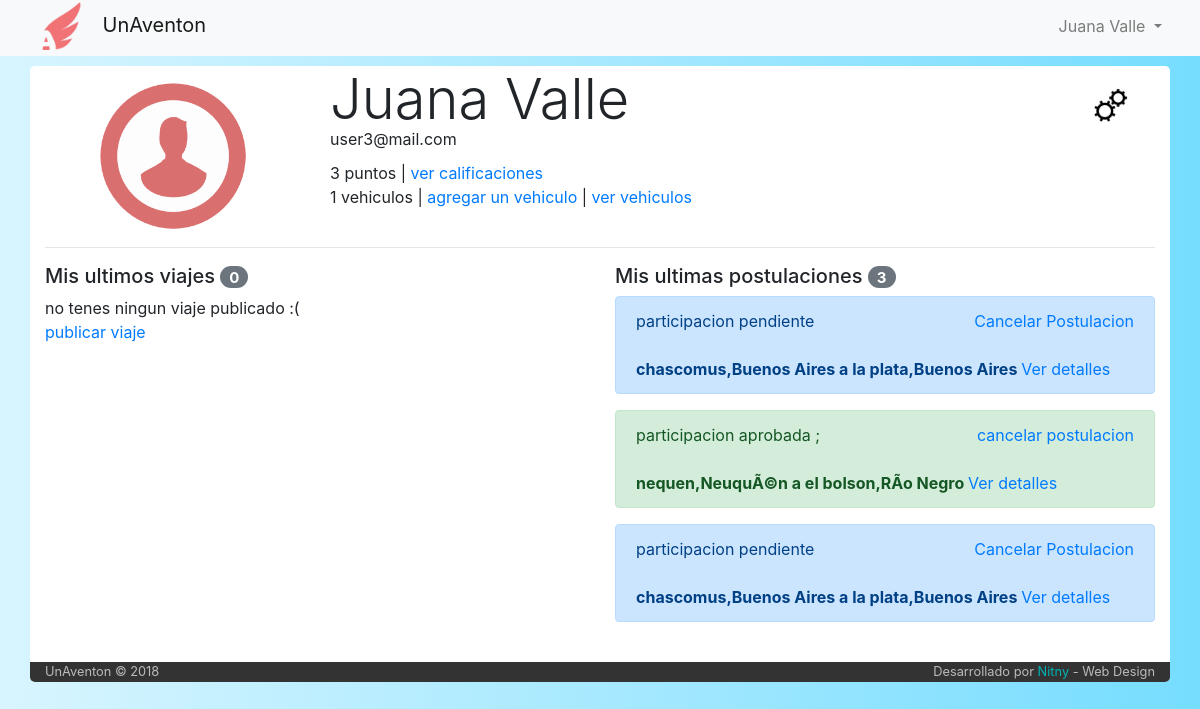
/perfil (signed in), run on the app's committed database.
### tables this page shows
CREATE TABLE IF NOT EXISTS `usuario` (
  `idUser` int(6) NOT NULL AUTO_INCREMENT,
  `email` varchar(50) NOT NULL,
  `clave` varchar(50) NOT NULL,
  `nombre` varchar(50) NOT NULL,
  `apellido` varchar(50) NOT NULL,
  `admin` int(1) NOT NULL DEFAULT '0',
  PRIMARY KEY (`idUser`)
);

CREATE TABLE IF NOT EXISTS `participacion` (
  `idParticipacion` int(6) NOT NULL AUTO_INCREMENT,
  `idUsuario` int(6) NOT NULL,
  `idViaje` int(6) NOT NULL,
  `fecha_solicitud` datetime NOT NULL,
  `estado` int(1) NOT NULL DEFAULT '1',
  PRIMARY KEY (`idParticipacion`)
);

CREATE TABLE IF NOT EXISTS `estado_participacion` (
  `idEstado` int(1) NOT NULL AUTO_INCREMENT,
  `color` varchar(14) NOT NULL,
  `estado` varchar(40) NOT NULL,
  PRIMARY KEY (`idEstado`)
);

CREATE TABLE IF NOT EXISTS `viaje` (
  `idViaje` int(6) NOT NULL AUTO_INCREMENT,
  `idPiloto` int(6) NOT NULL,
  `idVehiculo` int(6) NOT NULL,
  `fecha_publicacion` datetime NOT NULL,
  `fecha_partida` datetime NOT NULL,
  `tiempo_estimado` int(11) NOT NULL DEFAULT '30',
  `origen` varchar(60) NOT NULL,
  `destino` varchar(60) NOT NULL,
  `asientos_disponibles` int(2) NOT NULL,
  `costo` int(7) NOT NULL,
  `estado` int(1) NOT NULL DEFAULT '1',
  `tipo` varchar(50) NOT NULL DEFAULT 'unico',
  PRIMARY KEY (`idViaje`)
);

### index.php (called while the page is built, shortened)
<?php
	include ('core/helpers.php');
	include ('php/inicio_body.php');
	$router = new Router;
	$vars = $router->get_variables();
	render($vars);
	include ('php/cierre_body.php');

### core/helpers.php (called while the page is built, shortened)
<?php
function calificacion($idUser){
  include('php/conexion.php');
  $calificaciones=mysqli_query($conexion,"SELECT SUM(calificacion) as calificacion_final
                                          from calificacion
                                          where idCalificado='$idUser'")
                                          or die ("error calculo calificacion");
  return(mysqli_fetch_array($calificaciones)['calificacion_final']+0);
}

### controller/perfil.php (the view, shortened to what this page needs)
<?php
function render($vars = [])
{
  include('php/conexion.php');
  $usuario=mysqli_query($conexion,"SELECT *
                                   FROM Usuario
                                   WHERE email='$_SESSION[mail]' limit 1")
                                   or
                                   die("Problemas en la base de datos:".mysqli_error($conexion));
  $user = mysqli_fetch_array($usuario);
  $contador_vehiculos=mysqli_query($conexion,"SELECT count(*) as cont
                                    FROM vehiculo
                                    where idPropietario='$user[idUser]'
                                    and eliminado = 0")
                                    or
                                    die ("problemas con el contador");
  $contador_vehiculos=mysqli_fetch_array($contador_vehiculos);
  ?>
  <div class="row">
    <div class="col-md-3" style="text-align: center">
      <img src="img/user.png" alt="imagen de usuario" style="width: 150px; margin-top: 15px">
    </div>
    <div class="col-md-8">
      <h1 class="display-4" style="margin-bottom: -6px"><?php echo $user['nombre']." ".$user['apellido']; ?></h1>
      <span style="margin-bottom: 10px; display: block"><?php echo $user['email']; ?></span>
      <span><?php echo calificacion($user['idUser']) ?> puntos</span> | <a href="#">ver calificaciones</a> <br>
      <span><?php echo $contador_vehiculos['cont']; ?> vehiculos</span> | <a href="#" data-toggle="modal" data-target="#CargarAuto">agregar un vehiculo</a> | <a href="/listado-vehiculos">ver vehiculos</a> <br>
    </div>
    <div class="col-md-1">
      <img src="img/cambio.png" class="boton_cambios" alt="boton cambios" title="Cambiar datos personales" data-toggle="modal" data-target="#modalCambioDatos">
    </div>
  </div>
  <hr>
  <div class="row">
    <div class="col-md-6">
      <?php
        $viajes=mysqli_query($conexion,"SELECT *, viaje.estado as 'estadodelviaje'
                                       FROM viaje
                                       INNER JOIN estado_viaje on viaje.estado=estado_viaje.idEstado
                                       WHERE idPiloto='$user[idUser]'
                                       order by fecha_publicacion DESC, fecha_partida ASC")
                                       or
                                       die("Problemas en la base de datos:".mysqli_error($conexion));
      ?>
      <h5>Mis ultimos viajes <span class="badge badge-pill badge-secondary"><?php echo mysqli_num_rows($viajes);?></span></h5>
        <div class="mCustomScrollbar" data-mcs-theme="dark-3" style="max-height: 400px; overflow: auto;">
      <?php
        if (mysqli_num_rows($viajes) == 0){
             echo "no tenes ningun viaje publicado :( <br>";
             echo "<a href='/altaviaje'>publicar viaje</a>";
        }
          ?>
      </div>
    </div>
    <div class="col-md-6">
      <?php
      $postulaciones=mysqli_query($conexion,"SELECT *, participacion.estado as estado_participacion, viaje.estado as estado_viaje
                                     FROM participacion
                                     inner join viaje on participacion.idViaje=viaje.idViaje
                                     inner join estado_participacion on participacion.estado=estado_participacion.idEstado
                                     WHERE idUsuario='$user[idUser]'
                                     order by fecha_publicacion and idParticipacion")
                                     or
                                     die("Problemas en la base de datos:".mysqli_error($conexion));?>
      <h5>Mis ultimas postulaciones <span class="badge badge-pill badge-secondary"><?php echo mysqli_num_rows($postulaciones);?></span></h5>
      <div class="mCustomScrollbar" data-mcs-theme="dark-3" style="max-height: 400px; overflow: auto;">
      <?php
        while ($postulacion = mysqli_fetch_array($postulaciones)) {
          echo "<div class='alert alert-".$postulacion['color']."' role='alert'>
                  participacion ".$postulacion['estado'];
          if ($postulacion['estado_participacion'] < 3){
													if ($postulacion['estado_participacion'] == 2){
                          ?>
                            <span class="float-right"><a href="#" data-toggle="modal" data-target="#modalAlertRechazarPostulacion<?php echo $postulacion['idParticipacion']?>">cancelar postulacion </a> </span>;
                          <?php
													}
													else{
                            ?>
                            <span class="float-right"><a href="#" data-toggle="modal" data-target="#modalAlertRechazarPostulacion<?php echo $postulacion['idParticipacion']?>">Cancelar Postulacion </a> </span>
                          <?php
													}
                echo "<br><b> ".$postulacion['origen']." a ".$postulacion['destino']." </b> <a href='/viaje/".$postulacion['idViaje']."' class='float'> Ver detalles </a>
                </div>";
          }
          else{
                     echo "<br><b> ".$postulacion['origen']." a ".$postulacion['destino']." </b>
                     </div>";
          }
        }
      ?>
      </div>
    </div>
  </div>
  <br>
  <?php
}

### php/inicio_body.php (shortened to what this page needs)
<!DOCTYPE html>
<html>
  <head>
    <link rel="stylesheet" href="https://maxcdn.bootstrapcdn.com/bootstrap/4.0.0/css/bootstrap.min.css">
    <link rel="stylesheet" href="/js/Malihu/jquery.mCustomScrollbar.css" />
    <link rel="stylesheet" type="text/css" href="/css/estilo-listado-vehiculos.css">
    <link rel="stylesheet" href="/css/stylo.css">
  </head>
  <body>
    <?php
      include('php/navbar.php');
    ?>
    <div class="container" id="container" style="border-radius: 5px; box-shadow: 0 0 0 #fff; margin-top: 10px;">

### php/navbar.php (shortened to what this page needs)
<nav class="navbar navbar-expand-lg navbar-light bg-light">
  <div class="container" style="background-color:rgba(0, 0, 0, 0.0); margin-top: -3px; padding: 0 0; box-shadow: 0 0 0 #fff">
  <ul class="nav navbar-nav navbar-logo mx-auto">
      <li class="nav-item">
        <img src="/img/logo.png" alt="logo" style="width: 60px; margin-right: 8px; margin-top: -10px; margin-bottom: -10px">
        <a class="navbar-brand" href="/" style="margin-top: 0px; margin-bottom: -40px;">UnAventon</a>
      </li>
    </ul>
  <div class="collapse navbar-collapse" id="navbarSupportedContent">
      <?php
      if(isset($_SESSION['nombre'])){
        ?>
        <ul class='navbar-nav float-right'>
            <li class="nav-item dropdown">
                <a class="nav-link dropdown-toggle" href="#" id="navbarDropdown" role="button" data-toggle="dropdown" aria-haspopup="true" aria-expanded="false">
                  <?php echo $_SESSION['nombre']." ".$_SESSION['apellido']; ?>
                </a>
            </li>
        </ul>
        <?php
      }
      ?>
  </div>
</div>
</nav>

### php/cierre_body.php (shortened to what this page needs)
<div class="row" style="background-color: #333; color: #bbb; border-bottom-left-radius: 5px; border-bottom-right-radius: 5px; ">
  <div class="col-md-12">
    <small class="float-left">UnAventon © 2018</small>
    <small class="float-right">Desarrollado por <span style="color:#00b3b3">Nitny</span> - Web Design</small>
  </div>
</div>
</div>
<br>
</body>
</html>

### css/stylo.css (style rules this page uses)
body { background-color: grey; }

### php/inicio_body.php (style rules this page uses)
body { background-color: #fff; background: linear-gradient(-90deg, #76ddff, #d8f5ff); }
.boton_cambios { width: 40px; margin-top: 20px; transition: 1s; }

### data on the page
usuario: nombre "Juana", apellido "Valle", email "user3@mail.com"
participacion: estado_participacion.estado "pendiente", idViaje.origen "chascomus,Buenos Aires", idViaje.destino "la plata,Buenos Aires"
participacion: estado_participacion.estado "aprobada", idViaje.origen "nequen,NeuquÃ©n", idViaje.destino "el bolson,RÃ­o Negro"
participacion: estado_participacion.estado "pendiente", idViaje.origen "chascomus,Buenos Aires", idViaje.destino "la plata,Buenos Aires"

### other printed values
$_SESSION['nombre'] "Juana"
$_SESSION['apellido'] "Valle"
calificacion($user['idUser']) "3"
$contador_vehiculos['cont'] "1"
mysqli_num_rows($viajes) "0"
mysqli_num_rows($postulaciones) "3"
